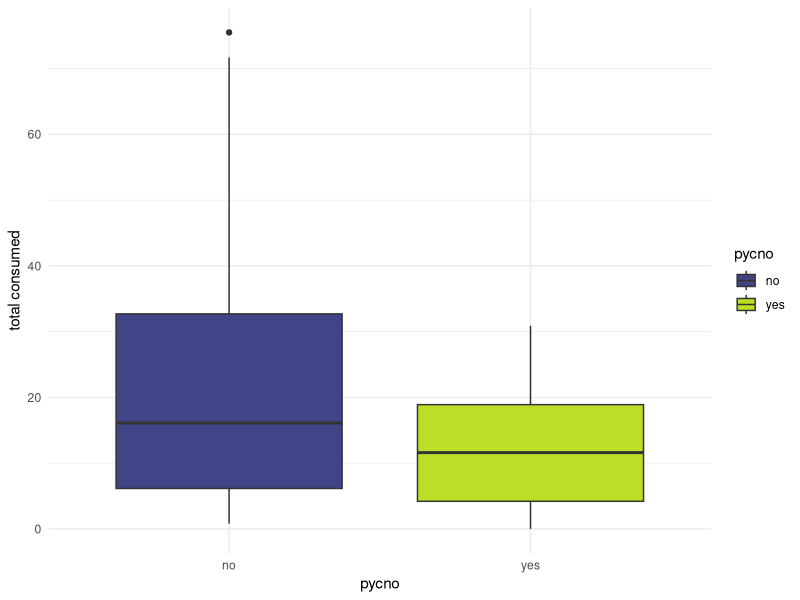
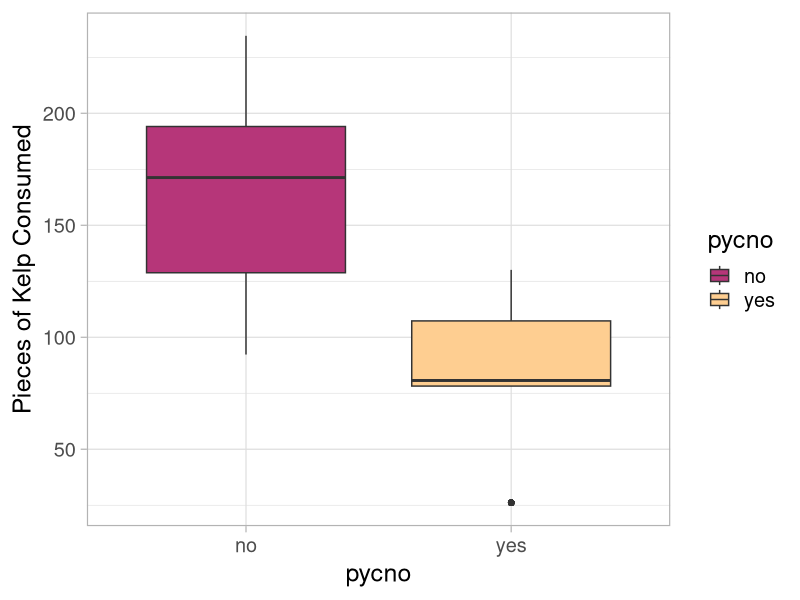
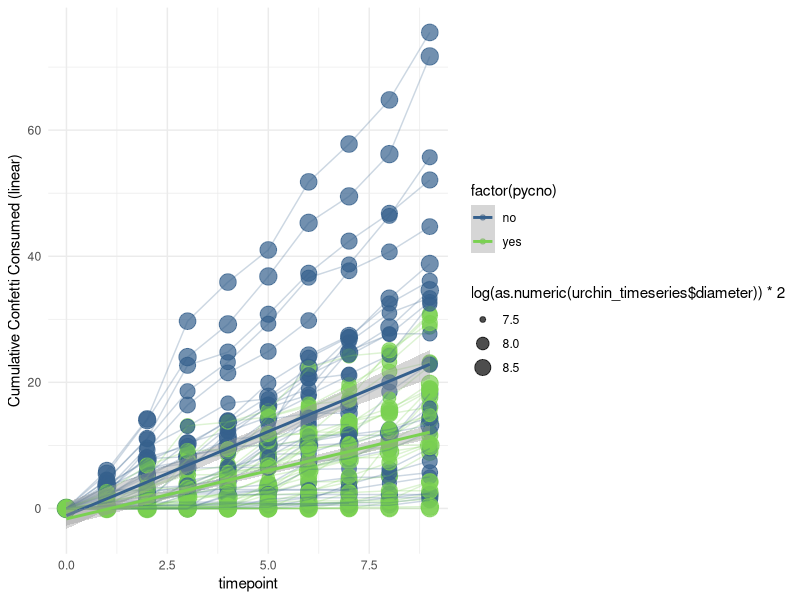

Reproduce these figures in R, in order. (Note: this script raises an error after producing the figures.)
#++++++++++++++++++++++++++++++++++++++++++++++++++++++++++++++++++++++++++++++++++
#                                                                                ##
# Urchin-Pycno fear feeding trials                                               ##
# Data are current as of 2020-09-18                                              ##
# Data source: Ross Whippo - UO/OIMB                                             ##
# R code prepared by Ross Whippo                                                 ##
# Last updated 2022-06-15                                                       ##
#                                                                                ##
#++++++++++++++++++++++++++++++++++++++++++++++++++++++++++++++++++++++++++++++++++

# SUMMARY:


# Required Files (check that script is loading latest version):
# urchin_fear_feeding_pycno-trial-1.csv

# Associated Scripts:
# NA

# TO DO

# split change in consumption analysis into first half/second half

# +++++++++++++++++++++++++++++++++++++++++++++++++++++++++++++++++++++++++++++++++
# TABLE OF CONTENTS                                                            ####
#                                                                                 +
# RECENT CHANGES TO SCRIPT                                                        +
# LOAD PACKAGES                                                                   +
# READ IN AND PREPARE DATA                                                        +
# MANIPULATE DATA                                                                 +
#                                                                                 +
#++++++++++++++++++++++++++++++++++++++++++++++++++++++++++++++++++++++++++++++++++

#++++++++++++++++++++++++++++++++++++++++++++++++++++++++++++++++++++++++++++++++++
# RECENT CHANGES TO SCRIPT                                                     ####
#++++++++++++++++++++++++++++++++++++++++++++++++++++++++++++++++++++++++++++++++++

# 2020-09-15 Script created
# 2022-06-15 Added change in consumption analysis

#++++++++++++++++++++++++++++++++++++++++++++++++++++++++++++++++++++++++++++++++++
# LOAD PACKAGES                                                                ####
#++++++++++++++++++++++++++++++++++++++++++++++++++++++++++++++++++++++++++++++++++

library(tidyverse)
library(viridis)
library(nlme)
library(lme4)
library(vegan)
library(ggpubr)

#++++++++++++++++++++++++++++++++++++++++++++++++++++++++++++++++++++++++++++++++++
# READ IN AND PREPARE DATA                                                     ####
#++++++++++++++++++++++++++++++++++++++++++++++++++++++++++++++++++++++++++++++++++

urchin_fear_pycno <-
  read_csv('Data/2020/urchin_fear_feeding_pycno-trial-1.csv')
# dataset with bucket treatment removed:
#urchin_fear_pycno <- urchin_fear_pycno %>%
#  filter(treatment != 'bucket')


#++++++++++++++++++++++++++++++++++++++++++++++++++++++++++++++++++++++++++++++++++
# MANIPULATE DATA - VISUALIZATIONS                                             ####
#++++++++++++++++++++++++++++++++++++++++++++++++++++++++++++++++++++++++++++++++++

# mean confetti consumed across all urchins per treatment

# combine trial and bin to prevent combining urchins across trials
urchin_fear_pycno <-
  unite(urchin_fear_pycno,
        'ID',
        trial,
        bin,
        sep = "_",
        remove = FALSE)

per_urchin_consumed_total <- urchin_fear_pycno %>%
  group_by(trial, bin, tank, ID, pycno) %>%
  summarise(`total consumed` = sum(consumed)) %>%
  ungroup()



# urchin sizes
urchin_size <- urchin_fear_pycno %>%
  filter(timepoint == 0)
urchin_size$diameter <- as.numeric(urchin_size$diameter)
size_plot <- ggplot(
  urchin_size, aes(x = pycno, y = as.numeric(diameter), fill = pycno)) +
  geom_boxplot() +
  scale_fill_viridis(discrete = TRUE,
                     begin = 0.2,
                     end = 0.9) +
  theme_minimal()

summary(urchin_size$diameter)

# total consumed by each urchin across all trials

per_urchin_consumed_total %>%
  ggplot(aes(x = pycno, y = `total consumed`, fill = pycno)) +
  geom_boxplot() +
  scale_fill_viridis(discrete = TRUE, begin = 0.2, end = 0.9) +
  theme_minimal()

t.test(diameter ~ pycno, data = urchin_size)

per_trial_pycno <- per_urchin_consumed_total %>%
  filter(pycno == "yes")
summary(per_trial_pycno$`total consumed`)
sd(per_trial_pycno$`total consumed`)

per_trial_empty <- per_urchin_consumed_total %>%
  filter(pycno == "no")
summary(per_trial_empty$`total consumed`)
sd(per_trial_empty$`total consumed`)

# amount consumed per timepoint
timepoint_consumed_plot <- ggplot(urchin_fear_pycno, aes(x = pycno, y = consumed, fill = pycno)) +
  geom_boxplot() +
  scale_fill_viridis(discrete = TRUE,
                     begin = 0.2,
                     end = 0.9) +
  theme_minimal()

per_timepoint_pycno <- urchin_fear_pycno %>%
  filter(pycno == "yes")
summary(per_timepoint_pycno$consumed)
sd(per_timepoint_pycno$consumed)

per_timepoint_empty <- urchin_fear_pycno %>%
  filter(pycno == "no")
summary(per_timepoint_empty$consumed)
sd(per_timepoint_empty$consumed)


urchin_timeseries <- urchin_fear_pycno %>%
  unite("datetime", date:time, sep = " ")

urchin_timeseries$datetime <-
  as.POSIXlt(urchin_timeseries$datetime)

timeseries_bar <- ggplot(urchin_timeseries, aes(
  x = as.POSIXct(datetime),
  y = consumed,
  fill = pycno
)) +
  geom_col() +
  scale_fill_viridis(discrete = TRUE,
                     begin = 0.2,
                     end = 0.9) +
  facet_wrap( ~ pycno)

# cumulative total consumed by trial

urchin_time <- urchin_timeseries %>%
  group_by(trial, pycno) %>%
  mutate(tot_consumed = sum(consumed))
  



# TOTAL CONSUMED overall BOXPLOT
theme_set(theme_light(base_size = 18))


urchin_time %>%
    ggplot(aes(x = pycno, y = tot_consumed, fill = pycno)
  ) +
    geom_boxplot() +
    scale_fill_viridis(discrete = TRUE,
                       begin = 0.5,
                       end = 0.9,
                       option = "magma") +
    labs(y = "Pieces of Kelp Consumed")
  
urchin_time %>%
  group_by(pycno, trial) %>%
  summarise(total = sum(consumed)) %>%
  summarise(mean(total))
  
# ALGAE CONSUMED USING BIOMASS MEASUREMENTS CONFETTI WEIGHTS

# Algal consumption plots

# based on field notes from 2020-09-13 - confetti diameter = 21mm

# > pi*((2.1/2)^2)
# [1] 3.463606

# > confetti_weights %>%
#  +   summarise(mean(weight_mg))
#  A tibble: 1 x 1
# `mean(weight_mg)`
# <dbl>
#   1              339.

# > 339/3.463606
# [1] 97.87487 mg per square cm
# each piece of confetti ~ 339mg



  
  
    
  per_exp_pycno <- urchin_time %>%
    select(-datetime) %>%
    filter(pycno == "yes")
  summary(per_exp_pycno$tot_consumed)
  sd(per_exp_pycno$tot_consumed)
  
  per_exp_empty <- urchin_time %>%
    select(-datetime) %>%
    filter(pycno == "no")
  summary(per_exp_empty$tot_consumed)
  sd(per_exp_pycno$tot_consumed)
  
  
  # change unknown diameters to 61
  
  urchin_timeseries$diameter <- urchin_timeseries$diameter %>%
    recode("nd" = "61")
  
  theme_set(theme_light(base_size = 18))
  
  ggplot(
    urchin_timeseries %>%
      group_by(pycno, ID) %>%
      mutate(cc = cumsum(consumed)),
    aes(
      x = timepoint, # as.POSIXct(datetime),
      y = cc,
      color = factor(pycno)
    )
  ) +
    scale_color_viridis(discrete = TRUE,
                        begin = 0.3,
                        end = 0.8) +
    geom_point(aes(size = log(as.numeric(
      urchin_timeseries$diameter
    )) * 2), alpha = 0.7) +
    geom_line(aes(group = ID), alpha = 0.25) +
    geom_smooth(method = "lm") +
    theme_minimal() +
    scale_y_continuous(name = "Cumulative Confetti Consumed (linear)")
  
  # with scaled time points
  urchin_timeseries$hours <- urchin_timeseries$timepoint %>%
    recode(
      '0' = 0,
      '1' = 3,
      '2' = 9,
      '3' = 21,
      '4' = 27,
      '5' = 33,
      '6' = 45,
      '7' = 51,
      '8' = 57,
      '9' = 69
    )
  

  
  hour_line 

  
  
  
  
# THIS IS THE CUMULATIVE CONFETTI FIGURE:
theme_set(theme_light(base_size = 18))  
  
ggplot(
    urchin_timeseries %>%
      group_by(pycno, ID) %>%
      mutate(cc = cumsum(consumed)),
    aes(
      x = hours, # as.POSIXct(datetime),
      y = cc,
      color = pycno
    )
  ) +
    scale_color_viridis(discrete = TRUE,
                        begin = 0.5,
                        end = 0.9,
                        option = "magma") +
    geom_point(size = 5) +
    geom_line(aes(group = ID), alpha = 0.25) +
    geom_smooth(method = "lm", size = 2) +
    scale_y_continuous(name = "Pieces of Kelp Consumed")
  
# a model based on this data:

mod_1 <- lm(`total consumed` ~ pycno, data = per_urchin_consumed_total)
summary(mod_1)
mod_1

t.test(`total consumed` ~ pycno, data = per_urchin_consumed_total)


  # mean number of confetti consumed per time point per treatment

theme_set(theme_light(base_size = 18))    

ggplot(urchin_timeseries, aes(x = pycno, y = consumed, fill = pycno)) +
    scale_fill_viridis(discrete = TRUE,
                       begin = 0.5,
                       end = 0.9,
                       option = "magma") +
    geom_boxplot() +
    facet_grid(. ~ hours) +
  scale_y_continuous(name = "Pieces of Kelp Consumed") +
  theme(axis.text.x=element_blank())
  
  
  
  # total confetti eaten per treatment
  urchin_fear_pycno %>%
    group_by(treatment) %>%
    summarise(sum(consumed))
  
# calculating total change in consumption across trials
  timepoint_consumption_change <- urchin_fear_pycno %>%
    group_by(ID, pycno) %>%
    summarise(change = diff(consumed))      
# average change per treatment
  timepoint_consumption_change %>%
    group_by(pycno) %>%
    summarise(mean_change = mean(change))

# t.test for mean increase in consumption across timepoints by treatment
  t.test(change ~ pycno, data = timepoint_consumption_change)
  
  
  
  
  
  # DUMMY DATA
ID <- c(rep("A",7), rep("B", 7))
timepoint <- c(rep(seq(from = 0, to = 6),2))
set.seed(1234)
consumed <- sample.int(n = 6,
                       size = 14,
                       replace = TRUE)
df <- tibble(ID, timepoint, consumed)
df[1,3] <- 0
df[8,3] <- 0    
df    

df %>%
  group_by(ID) %>%
  summarise(diff(consumed))
  
    
    
    
    
  
  
  
  
  
  
  
  
#++++++++++++++++++++++++++++++++++++++++++++++++++++++++++++++++++++++++++++++++++
  # MANIPULATE DATA - STATS                                                      ####
  #++++++++++++++++++++++++++++++++++++++++++++++++++++++++++++++++++++++++++++++++++
  
  urchin_fear_mix_data <- urchin_fear_pycno %>%
    filter(timepoint != '0')
  
  # is total amount of confetti consumed per trial different between groups?
  t.test(`total consumed` ~ pycno, data = per_urchin_consumed_total)
  
  # is amount of confetti consumed per time point different between groups (w/size)?
  mix_1 <-
    lme(consumed ~ pycno, # + diameter,
        random = ~ timepoint | ID,
        data = urchin_fear_mix_data)
  mix_1
  anova(mix_1)
  
  # calculate slopes of consumption
  urchin_vals <-  urchin_timeseries %>%
    group_by(pycno, ID) %>%
    mutate(cc = cumsum(consumed))
  
  
  ############### COLLATED FIGURES
  
  Figure_1 <- ggarrange(size_plot, timepoint_consumed_plot, total_consumed_plot, total_box,
                           labels = c("A", "B", "C", "D"),
                           ncol = 2, nrow = 2,
                           common.legend = TRUE, legend = "right")
  annotate_figure(Figure_1, bottom = text_grob("Figure 1: Calcuated A) urchin test diameter across all trials, B) kelp 'confetti' consumed per urchin per timepoint, \n C) total kelp 'confetti' consumed per urchin across each trial, and D) total kelp 'confetti' consumed across all trials.", size = 10))
  # 
  
  ####
  #<<<<<<<<<<<<<<<<<<<<<<<<<<END OF SCRIPT>>>>>>>>>>>>>>>>>>>>>>>>#

# SCRATCH PAD ####
